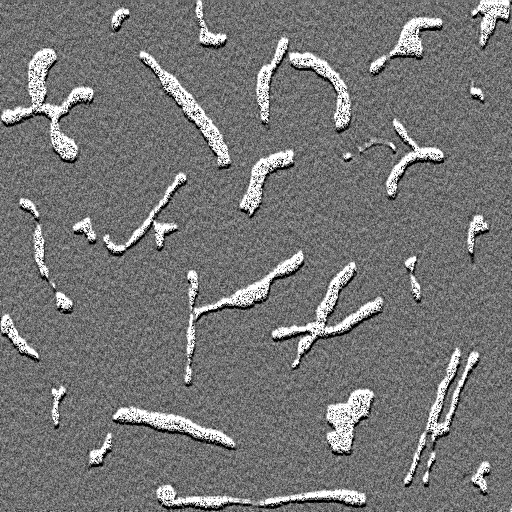
#> input picture trabalho_final/blobs.tif, 512 x 512 px
$ python trabalho_final.py
#> lines starting #> are read from the running program, lines starting #| are printed output that depends on the picture; after the words box and inside, x2 and y2 are one past the last pixel; in counts of white or black regions, pixels touching at a corner belong together; long printed decimals are rounded
import cv2
import math

img = cv2.imread("blobs.tif")
#> img is the input picture: shape (512, 512, 3); min 0, max 255, mean 118.3
cv2.imshow("Imagem ruidosa", img)
cv2.waitKey()

# Filtro
imgf = cv2.GaussianBlur(img, (7, 7), 10)
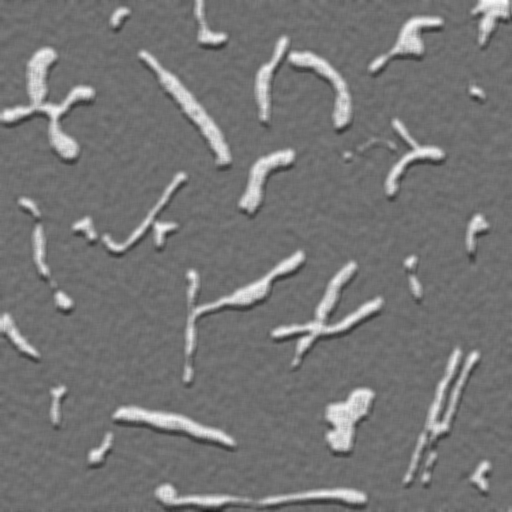
#> imgf: shape (512, 512, 3); min 26, max 253, mean 118.3
cv2.imshow("Aplicado o filtro gaussiano", imgf)
#imgf = cv2.medianBlur(img, 5)
#cv2.imshow("Aplicado o filtro da mediana", imgf)
cv2.waitKey()

rel, img_r_lim = cv2.threshold(img, 145, 255, cv2.THRESH_BINARY)
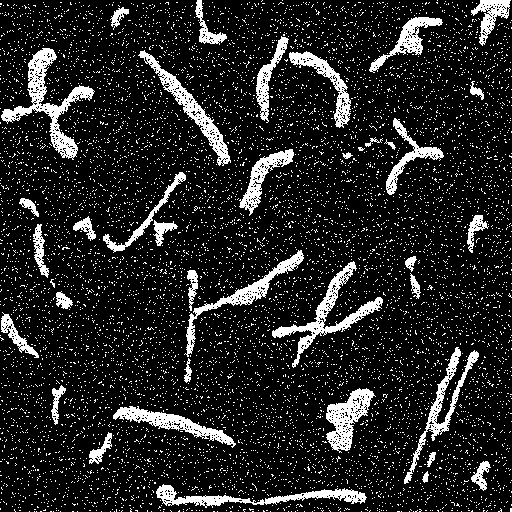
#> img_r_lim: shape (512, 512, 3); 14% white; 8633 white regions (8595 under 20 px), largest, box (x1, y1, x2, y2) and area: (1, 48, 95, 160) 2266, (272, 261, 383, 368) 1862, (156, 484, 367, 508) 1560
cv2.imshow("Imagem ruidosa limiarizada", img_r_lim)

# Limiarização
rel, img_lim = cv2.threshold(imgf, 145, 255, cv2.THRESH_BINARY)
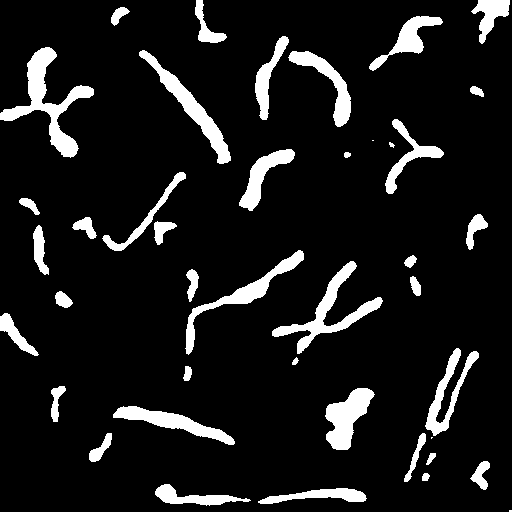
#> img_lim: shape (512, 512, 3); 10% white; 42 white regions (3 under 20 px), largest, box (x1, y1, x2, y2) and area: (0, 47, 94, 158) 2628, (272, 261, 383, 354) 2012, (139, 50, 231, 164) 1795
cv2.imshow("Imagem limiarizada", img_lim)

# Comparação
# Imagem original
orig = cv2.imread("imagem_original.png")
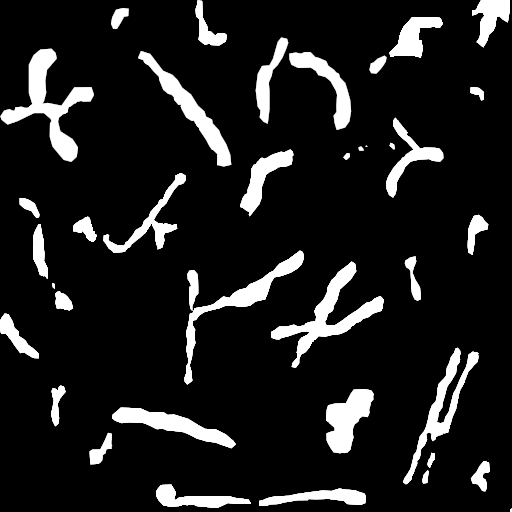
#> input picture trabalho_final/imagem_original.png, 512 x 512 px
#> orig is the input picture: shape (512, 512, 3); min 0, max 255, mean 29.3
rel, orig_lim = cv2.threshold(orig, 170, 255, cv2.THRESH_BINARY)
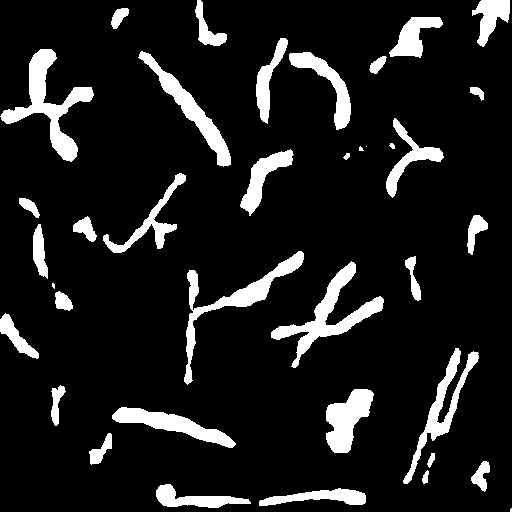
#> orig_lim: shape (512, 512, 3); 11.4% white; 38 white regions (4 under 20 px), largest, box (x1, y1, x2, y2) and area: (0, 49, 94, 162) 2834, (271, 261, 384, 368) 2589, (184, 251, 304, 385) 2283
cv2.imshow("Imagem original", orig_lim)

pixel_total = math.pow(len(img_lim), 2)
#> pixel_total = 262144
eq_pixel = 0
eq_pixel2 = 0
for i in range(len(img_lim)):
    for j in range(len(img_lim[i])):
        if (img_lim[i,j].any() == orig_lim[i,j].any()):
            eq_pixel += 1
        if (img_r_lim[i,j].any() == orig_lim[i,j].any()):
            eq_pixel2 += 1
#> after the loop, eq_pixel = 254484; eq_pixel2 = 240611

print((eq_pixel/pixel_total)*100)
#| 97.078
print((eq_pixel2/pixel_total)*100)
#| 91.786
cv2.waitKey()

cv2.imwrite("1_filtro_gaussiano.png", imgf)
cv2.imwrite("2_img_limiarizada.png", img_lim)
cv2.imwrite("3_img_original_limiarizada.png", orig_lim)
